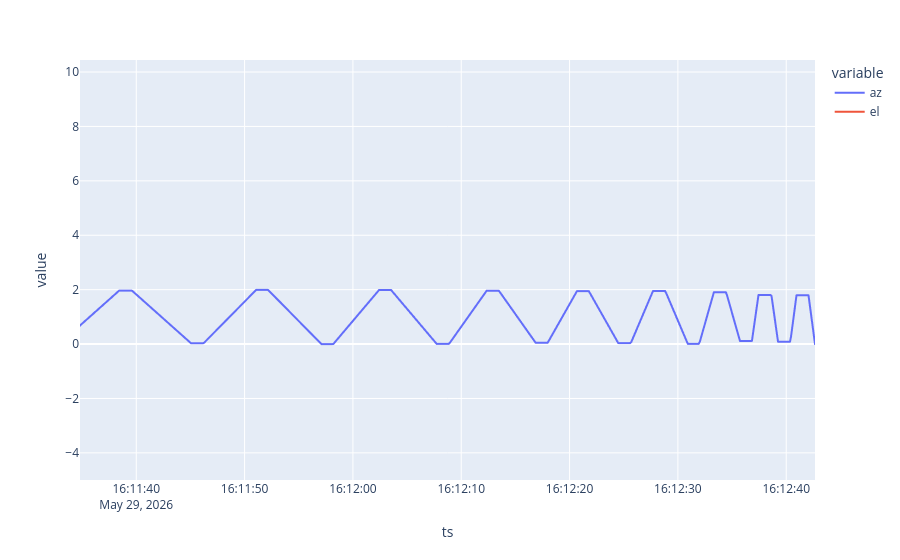

The code cell stored with this chart in its notebook:
### Code cell
with h5py.File('bla.h5', 'r') as f:
    df = pd.DataFrame({'ts': f['timestamp'][:], 'az': f['az'][:], 'el': f['el'][:]})
df.index = pd.to_datetime(df.ts, unit='ms', utc=True)
df.drop(columns=['ts'], inplace=True)
df.plot()

### Figure 1 — Plotly figure (JSON) as saved in the notebook; plotly's stock layout.template omitted (floating-point values rounded to 4 significant figures; data arrays with more than 128 entries replaced by an {"elided": "..."} marker saying what was removed)
{"data": [{"hovertemplate": "variable=az<br>ts=%{x}<br>value=%{y}<extra></extra>", "legendgroup": "az", "line": {"color": "#636efa", "dash": "solid"}, "marker": {"symbol": "circle"}, "mode": "lines", "name": "az", "showlegend": true, "type": "scattergl", "x": {"elided": "12298 str values"}, "xaxis": "x", "y": {"elided": "12298 float values"}, "yaxis": "y"}, {"hovertemplate": "variable=el<br>ts=%{x}<br>value=%{y}<extra></extra>", "legendgroup": "el", "line": {"color": "#EF553B", "dash": "solid"}, "marker": {"symbol": "circle"}, "mode": "lines", "name": "el", "showlegend": true, "type": "scattergl", "x": {"elided": "12298 str values"}, "xaxis": "x", "y": {"elided": "12298 float values"}, "yaxis": "y"}], "layout": {"autosize": true, "legend": {"title": {"text": "variable"}, "tracegroupgap": 0}, "margin": {"t": 60}, "xaxis": {"anchor": "y", "autorange": false, "domain": [0, 1], "range": ["2026-05-29 16:11:34.8066", "2026-05-29 16:12:42.656"], "title": {"text": "ts"}, "type": "date"}, "yaxis": {"anchor": "x", "autorange": false, "domain": [0, 1], "range": [-4.997, 10.44], "title": {"text": "value"}, "type": "linear"}}}
